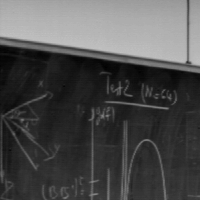
%> input picture img/X.bmp, 200 x 200 px
$ octave TD_4.m   (GNU Octave 9; MATLAB toolbox functions it lacks are replaced by stand-ins)
%> lines starting %> are read from the running program, lines starting %| are printed output that depends on the picture
### TD/find_match.m
% find_match [Function]
%   Find the maximum value of IFFT, and find the corresponding position.
%   NB: the image must be squared !
% ---------------------------------------------
%   Args:
%       C_ifft: IFFT of inter-correlation of 2 images
%       trans_x, trans_y: the transformation distance on X axis and Y axis
%
%   The position in IFFT represents the transformation of the image
%   For example, if the position of IFFT is (181, 192)
%       It means the transformation vector should be (-19, -8)
%       (Here, '-' means left and upper)

function find_match(C_ifft, trans_x, trans_y)
    %% Part 1  Parameters Initialization and find maximum value and corresponding position of IFFT
    global X; global Y; global N;
    trans_xy = [trans_x, trans_y];

    %% Part 2 Patch them together using recovered shift
    %TODO: now the best value is selected from the pos_xy manually
    %   Find the rule to selecte the best position automatically
    range = 1:N;
    R = zeros(2*N, 2*N);
    R(N + range, N + range) = Y;
    R(trans_xy(1)+N + range, trans_xy(2)+N + range) = X;
    disp(['The position of the maximal value: X = ', num2str(trans_xy(1)+N), '; Y = ', num2str(trans_xy(2)+N)]);
    disp([sprintf('The best displacement (transformation) of image X: (X,Y) = (%d, %d)', trans_xy(1), trans_xy(2))]);
    %% Part 3 Illustrate
    figure
    subplot(2,2,1), imagesc(X)
    subplot(2,2,2), imagesc(Y)
    subplot(2,2,3), imagesc(C_ifft)
    rectangle('Position', [trans_xy(2)+N-1 trans_xy(1)+N-1 2 2]), line([N trans_xy(2)+N], [N trans_xy(1)+N])
    subplot(2,2,4), imagesc(R);
end

### TD_4.m
clc, clear; close all
%% Part 1. Load Images and Fourier Transform
global X; global Y; global N;
X = imread('X.bmp'); Y = imread('Y.bmp');
%> further down, X is the input picture: size 200x200 uint8; min 1, max 193, mean 77.3
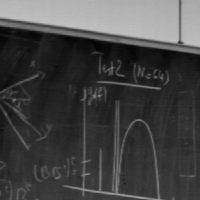
%> input picture img/Y.bmp, 200 x 200 px
%> further down, Y is the input picture: size 200x200 uint8; min 1, max 193, mean 68.4
N = size(X,1);
%> N = 200

% Fourier Transform
X_fft = fft2(X); Y_fft=fft2(Y);
% Show Images
X_fft_shifted = abs(fftshift(fft2(X))); Y_fft_shifted = abs(fftshift(fft2(Y)));
figure, set(gcf, 'Position', [0,1200,600,400])
subplot(1,2,1), imshow(X), title('X.bmp')
subplot(1,2,2), imshow(Y), title('Y.bmp')
% Perform Fourier Transformation of these 2 images, check the difference
% between their frequency and angle
% transfou(cast(X, 'double')); transfou(cast(Y, 'double'));

%% Part 2. Calculate the Cross correlation
% Cross Correlation
% Source: https://ww2.mathworks.cn/matlabcentral/fileexchange/43967-circular-cross-correlation-using-fft
C_fft = conj(X_fft).*Y_fft; % Inter-correlation with FFT
C_ifft = ifft2(C_fft);  % Inverse FFT
div_ifft = ifft2(Y_fft./X_fft); %Y/X ifft

% Visualize Inter-Correlation by ifft, compare with ITDF(Y/X)
figure, set(gcf, 'Position', [600,1200,800,800])
subplot(2,2,1), mesh(C_ifft), title('IFFT of Correlation')
subplot(2,2,2), mesh(-N/2:N/2-1, -N/2:N/2-1,fftshift(C_ifft)), title('IFFT with fftshift of Correlation')
subplot(2,2,3), mesh(-N/2:N/2-1, -N/2:N/2-1,fftshift(ifft2(Y_fft./X_fft))), title('IFFT(Y/X) of Correlation')
subplot(2,2,4), mesh(-N/2:N/2-1, -N/2:N/2-1,fftshift(ifft2(X_fft./Y_fft))), title('IFFT(X/Y) of Correlation')
%> after `title('IFFT(X/Y) of Correlation')`:
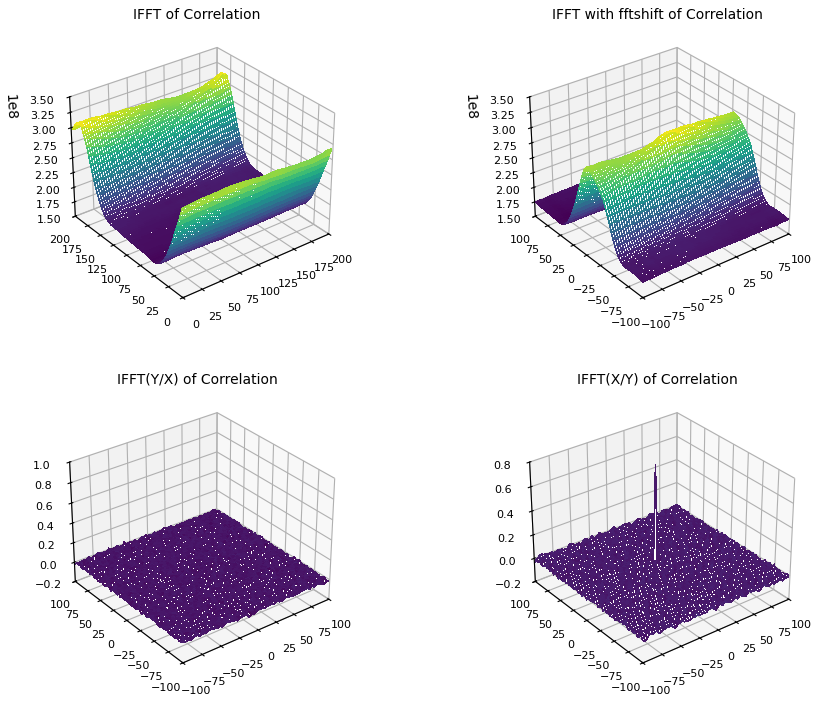
%> figure redrawn from the program's plot data, 4 panels

% Calculate the best transformation distance trans_x and trans_y
% Case 1: Cross-Correlation
C_ifft_shifted = fftshift(C_ifft); C_ifft_sorted = sort(C_ifft_shifted(:), 'descend');
%> after `C_ifft_shifted = fftshift(C_ifft)`:
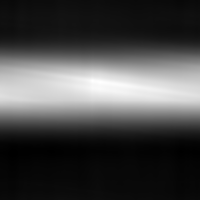
%> C_ifft_shifted: size 200x200 double; min 170203630, max 316758122, mean 211634520.3; mean of the top-left, top-right, bottom-left and bottom-right quarters 227681829.9, 227345141.8, 195629251.4, 195881858; drawn with min black and max white
pos_xy = zeros(length(C_ifft_sorted), 2);
for idx = 1:10
    [x_idx, y_idx] = find(C_ifft_shifted == C_ifft_sorted(idx));
    pos_xy(idx, 1) = x_idx-N/2; pos_xy(idx, 2) = y_idx-N/2;
end
%> this loop made 10 passes
%> (x_idx, y_idx) on passes 1 to 10: (83, 101), (83, 102), (81, 93), (83, 103), (83, 100), (82, 101), (82, 93), (82, 100), (82, 94), (83, 104)

% Case 2: Correlation by Division
C_div_sorted = sort(fftshift(div_ifft(:)), 'descend');
pos_xy_div = zeros(length(C_div_sorted), 2);
for idx = 1:10
    [x_idx,y_idx] = find(fftshift(div_ifft) == C_div_sorted(idx));
    pos_xy_div(idx, 1) = x_idx-N/2; pos_xy_div(idx, 2) = y_idx-N/2;
end
%> this loop made 10 passes
%> (x_idx, y_idx) on passes 1 to 10: (81, 93), (82, 101), (83, 101), (81, 101), (80, 101), (89, 101), (84, 101), (90, 101), (85, 145), (125, 23)

% Patch images X and Y together using recoverd shift
find_match(C_ifft, pos_xy(3,1), pos_xy(3,2))
%> in find_match, `trans_xy = [trans_x, trans_y];`: trans_xy = [-19 -7]
%> in find_match, `R(trans_xy(1)+N + range, trans_xy(2)+N + range) = X;`:
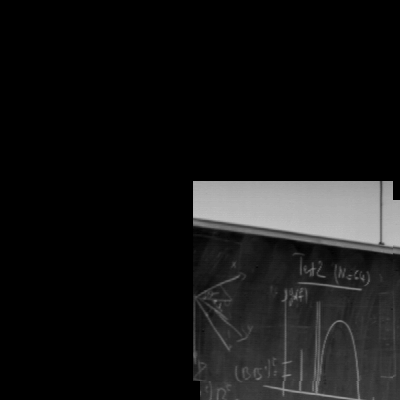
%> R: size 400x400 double; min 0, max 193, mean 21.5
%| The position of the maximal value: X = 181; Y = 193
%| The best displacement (transformation) of image X: (X,Y) = (-19, -7)
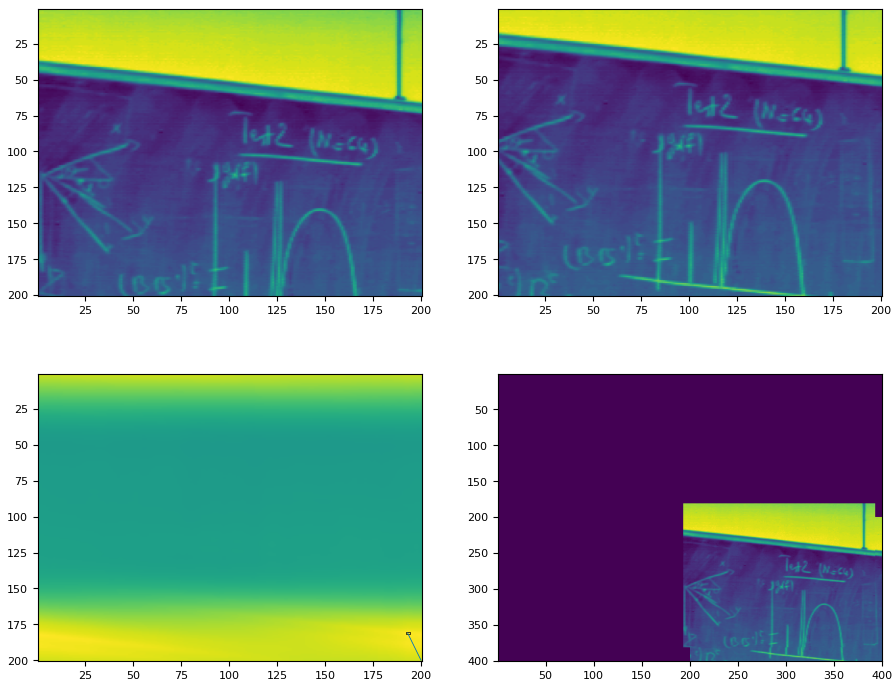
%> figure redrawn from the program's plot data, 4 panels
find_match(C_ifft, pos_xy_div(1,1), pos_xy_div(1,2))
%| The position of the maximal value: X = 181; Y = 193
%| The best displacement (transformation) of image X: (X,Y) = (-19, -7)

%% Part 3. Interpolation
rmin=0.05;rmax=0.4;
r=linspace(rmin,rmax,300);  % frequency
theta=-pi:pi/180:pi-pi/180; % angle

xi=r'*cos(theta);
yi=r'*sin(theta);
[x,y]=meshgrid((-N/2:N/2-1)/N,(-N/2:N/2-1)/N);
TFXpol=interp2(x,y,X_fft_shifted,xi,yi,'cubic');
TFYpol=interp2(x,y,Y_fft_shifted,xi,yi,'cubic');
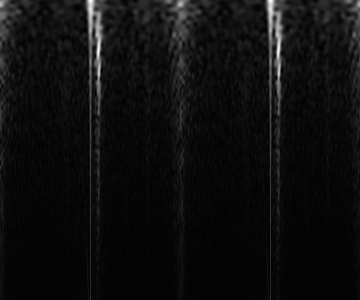
%> TFYpol: size 300x360 double; min -683.4, max 68413.2, mean 3319.6; drawn with min black and max white
% [5 lines of commented-out code are left out]

%% Part 4. Display Images of FFT and Inter-correlation of phase
figure
x0=800; y0=0; width=1200; height=800;
set(gcf,'position',[x0,y0,width,height])

subplot(2,3,1)
imagesc(180*theta/pi,r,TFXpol)
colormap([(255:-1:0)'/256 (255:-1:0)'/256 (255:-1:0)'/256])
axis xy, title('tf de X'), xlabel('pixel'), ylabel('frequence reduite')
grid on

subplot(2,3,4)
imagesc(180*theta/pi,r,TFYpol)
colormap([(255:-1:0)'/256 (255:-1:0)'/256 (255:-1:0)'/256])
axis xy, title('tf de Y'), xlabel('pixel'), ylabel('frequence reduite')
grid on;

corre_div = real(fftshift(div_ifft));
subplot(2,3,2)
mesh(-20:20, -20:20, corre_div(80:120, 80:120));
title('3D correlation of division'),

subplot(2,3,5), axis xy, title('2D correlation of division'), grid on
imagesc(-20:20, -20:20, corre_div(80:120, 80:120))

subplot(2,3,3)
mesh(-20:20, -20:20, C_ifft_shifted(80:120, 80:120));
title('3D inter-correlation'),

subplot(2,3,6), axis xy, title('2D inter-correlation'), grid on
imagesc(-20:20, -20:20, C_ifft_shifted(80:120, 80:120))

colormap(parula(5))
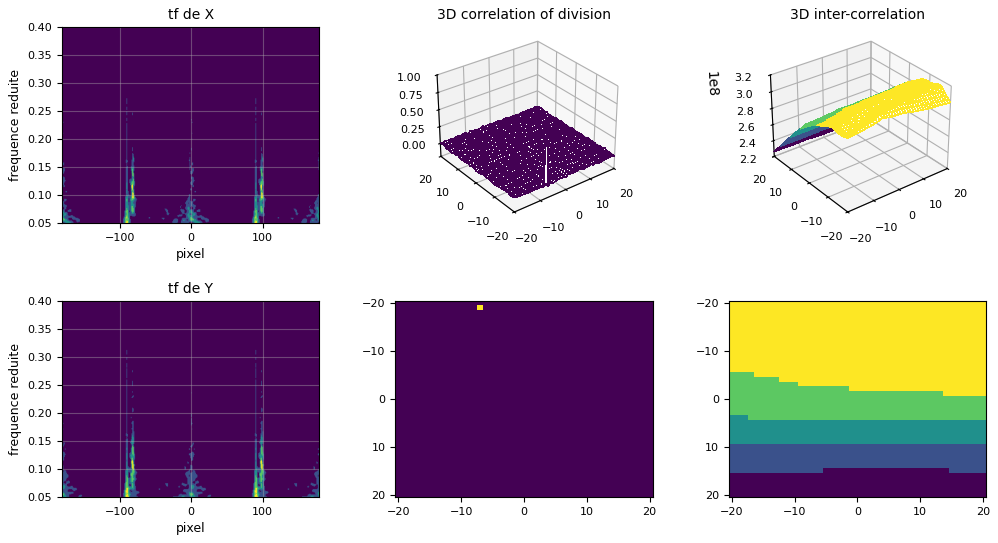
%> figure redrawn from the program's plot data, 6 panels
drawnow
